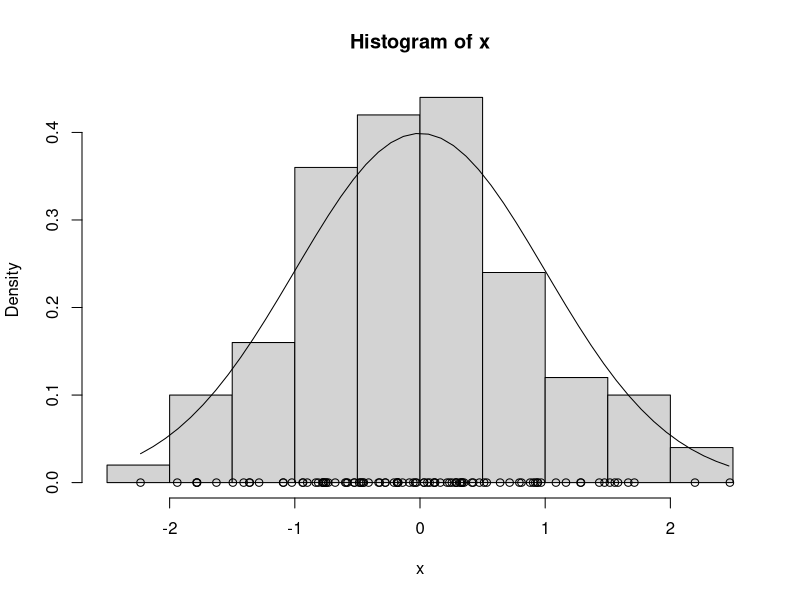
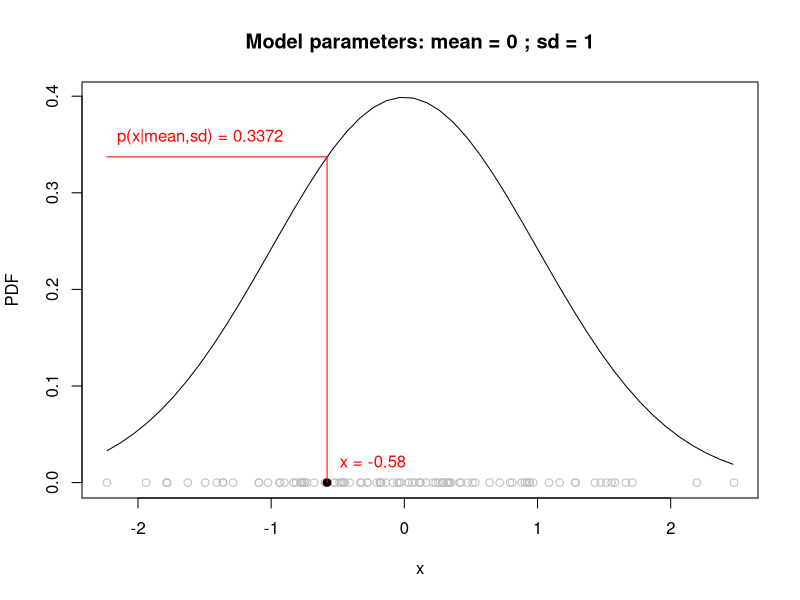

The R script that drew these images, in order:
## ---- chunk 1
  my.mean <- 0
  my.sd <- 1
  my.n <- 100
  x <- rnorm(n=my.n, mean=my.mean, sd=my.sd)
  x <- sort(x)
  x
## ---- chunk 2
 # empirical histogram
  hist(x, freq=FALSE, ylab="Density")
 # adding the points to the bottom  
  points(x, rep(0, times=my.n))
 
 # plotting the probability density function (PDF)
 # used to generate the data
   x2 <- seq(from=min(x), to=max(x), by=0.1)
 # calculating the probability density   
   y <- dnorm(x2, mean=my.mean, sd=my.sd)
  
   lines(x2, y)
## ---- chunk 3
# this is the data point that we will examine:
one.data.point <- x[1]

# this is how you calculate the likelihood for the data point:
L <- dnorm(x=one.data.point, mean=my.mean, sd=my.sd)
L
## ---- chunk 4
likelihood.plotter <- function(x, point.index, mean, sd)
{
  x.axis <- seq(from=min(x), to=max(x), by=0.1)
  y.axis <- dnorm(x.axis, mean=mean, sd=sd)
  point.value <- round( x[point.index], 2)
  
  L <-dnorm(point.value, mean=mean, sd=sd)
  L <- round(L, 4)
  
  # plotting  
  title <- paste("Model parameters: mean =", mean, "; sd =", sd)
  plot(x.axis, y.axis, 
       ylim=c(0,max(y.axis)), 
       type="l", xlab="x", ylab="PDF",
       main=title)
  points(x, rep(0, times=length(x)), col="grey")
  points(point.value, 0, pch=19)
  lines(c(point.value,point.value), c(0, L), col="red")
  lines(c(min(x), point.value), c(L, L), col="red")
  text(x=min(x), y=L+0.02, pos=4,
       labels=paste("p(x|mean,sd) =",L), col="red")
  text(x=point.value+0.02, y=0.02, pos=4,
       labels=paste("x =",point.value), col="red")
} 
## ---- chunk 5
  likelihood.plotter(x=x, point.index=30, mean=0, sd=1)
## ---- chunk 6
  x

  L <- dnorm(x=x, mean=my.mean, sd=my.sd)
  L

  prod(L)
## ---- chunk 7
  - sum(log(L))
## ---- chunk 8
  deviance.function <- function(x, mean, sd)
  {
    LL <- dnorm(x=x, mean=mean, sd=sd, log=TRUE) # note the log!!!
    deviance <- - sum(LL)
    return(deviance)
  }

  # it's a function of model parameters, so try to play
  # around with different paramter values
  deviance.function(x, mean=0, sd=1)
